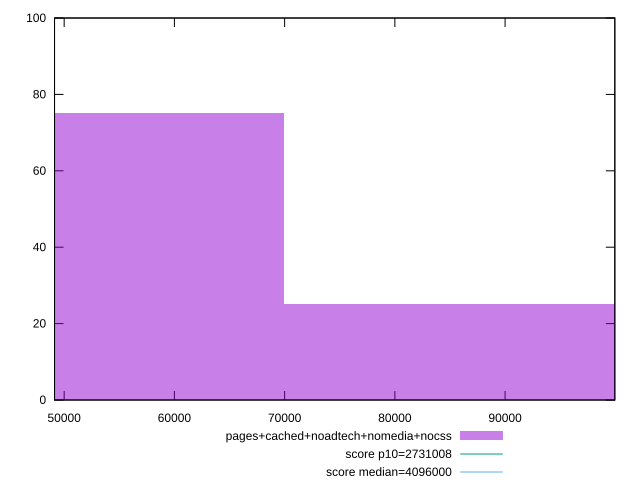

The gnuplot source for this figure:
reset

$pagesCachedNoadtechNomediaNocss <<EOF
46614.01277128852 75
93228.02554257704 25
EOF

set key outside below
set boxwidth 46614.01277128852
set xrange [49126:99955]
set yrange [0:100]
set trange [0:100]
set style fill transparent solid 0.5 noborder

set parametric
set terminal svg size 640, 490 enhanced background rgb 'white'
set output "report_00009_2021-02-08T22-37-41.559Z/total-byte-weight/comparison/histogram/4_vs_5.svg"

plot $pagesCachedNoadtechNomediaNocss title "pages+cached+noadtech+nomedia+nocss" with boxes, \
     2731008,t title "score p10=2731008", \
     4096000,t title "score median=4096000"

reset
